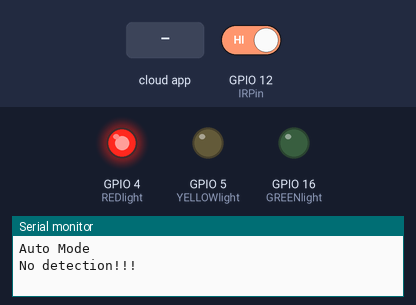
Bench run of a sketch on a simulated ESP8266 (NodeMCU). Shown: output pins drawn as LEDs (lit = HIGH), the last lines printed to the serial monitor. The inputs (shaded band) are chosen by the test bench; at power-on: GPIO 12 (IRPin) HIGH. WiFi joins after 1.5 s; servers stay silent unless stated; network time is answered at once with the bench clock; the local clock reads 2024-03-15 10:24:30 at power-on unless the sketch sets it; the Firebase database answers and starts empty.

Above: at 4.0 s.
4.1 s: GPIO 12 (IRPin) driven LOW
6.6 s: the phone or cloud app sets Mode to 0
At 9.1 s:
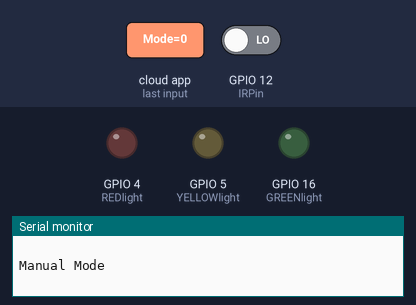
9.6 s: the phone or cloud app sets Mode to 1
At 12.3 s:
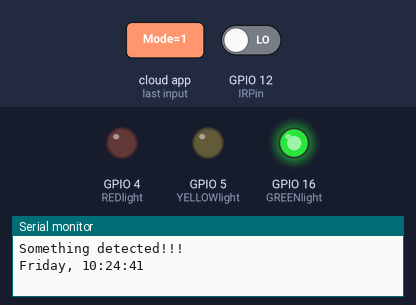
Timing chart, 0 to 13.8 s (numbered marks = the images above; inputs shaded):
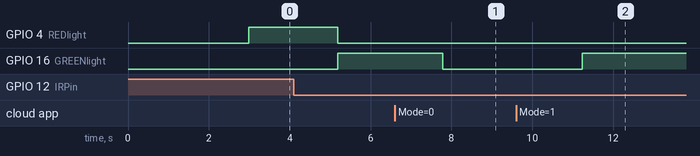

Measured:
- after the input at 6.6 s, GPIO 16 (GREENlight): HIGH → LOW after 1.2 s
- after the input at 9.6 s, GPIO 16 (GREENlight): LOW → HIGH after 1.6 s

The sketch:

SmartTrafficLight.ino
```cpp
#include <ESP8266WiFi.h>
#include <NTPClient.h>
#include <WiFiUdp.h>
#include <FirebaseESP8266.h>
#include <addons/TokenHelper.h>
#include <addons/RTDBHelper.h>

#define WIFI_SSID "AndroidAPE006"
#define WIFI_PASSWORD "1223334444"

#define API_KEY "AIzaSyBNiEt7OEJgUYb7tHEix-C6Awu-ObY-1xY"
#define DATABASE_URL "https://smart-traffic-light-syst-69598-default-rtdb.asia-southeast1.firebasedatabase.app/"
#define USER_EMAIL "sherryqin1999@gmail.com"
#define USER_PASSWORD "zhengwingchun"

int IRPin = 12;
int GREENlight = 16;
int YELLOWlight = 5;
int REDlight = 4;
int IRDETECTED = 0;

unsigned long previousRedMillis = 0;
unsigned long previousYellowMillis = 0;
unsigned long previousGreenMillis = 0;
unsigned long previousDetectMillis = 0;

const long redInterval = 5000;
const long yellowInterval = 2000;
const long greenInterval = 5000;
const long detectInterval = 10000;

const long utcOffsetInSeconds = 28800;
char daysOfTheWeek[7][12] = {"Sunday", "Monday", "Tuesday", "Wednesday", "Thursday", "Friday", "Saturday"};

WiFiUDP ntpUDP;
NTPClient timeClient(ntpUDP, "pool.ntp.org", utcOffsetInSeconds);

int Mode = 1;
int setlight = 0;

FirebaseData fbdo;
FirebaseAuth auth;
FirebaseConfig config;

void setup() {
  Serial.begin(115200);
  pinMode(IRPin, INPUT);
  pinMode(GREENlight, OUTPUT);
  pinMode(YELLOWlight, OUTPUT);
  pinMode(REDlight, OUTPUT);
  WiFiSetup();
  FBSetup();
  delay(1000);
  timeClient.begin();
  FireBaseIntUpdate("/FYP/Mode", 1);
  FireBaseIntUpdate("/FYP/setlight", 0);
}

void loop() {
  timeClient.update();

  Mode = FireBaseGet("/FYP/Mode");
  if (Mode == 0) {
    setlight = FireBaseGet("/FYP/setlight");
    Serial.println("Manual Mode");
    Serial.println(" ");
    if (setlight == 0) {
      digitalWrite(GREENlight, LOW);
      digitalWrite(YELLOWlight, LOW);
      digitalWrite(REDlight, LOW);
    }
    else if (setlight == 1) {
      greenLight();
    }
    else if (setlight == 2) {
      yellowLight();
    }
    else {
      redLight();
    }
    delay(1000);
  }
  else {
    Serial.println("Auto Mode");
    if (IRdetect()) {
      Serial.println("Something detected!!!");
      Serial.print(daysOfTheWeek[timeClient.getDay()]);
      Serial.print(", ");
      Serial.print(timeClient.getHours());
      Serial.print(":");
      Serial.print(timeClient.getMinutes());
      Serial.print(":");
      Serial.println(timeClient.getSeconds());
      Serial.println(" ");
      delay(1000);
      greenLight();
      previousYellowMillis = millis(); //reset
      IRDETECTED = 1;
    }
    else {
      Serial.println("No detection!!!");
      Serial.println(" ");
      if (IRDETECTED) {
        greenLight();
        delay(detectInterval);
        IRDETECTED = 0;
      }
      else {
        if (millis() - previousYellowMillis < yellowInterval) {
          yellowLight();
          previousRedMillis = millis();
        }
        else {
          if (millis() - previousRedMillis < redInterval) {
            redLight();
            previousGreenMillis = millis();
          }
          else {
            if (millis() - previousGreenMillis < greenInterval) {
              greenLight();
            }
            else {
              previousYellowMillis = millis();
            }
          }
        }
      }
    }
  }
}


bool IRdetect() {
  int irDetect;
  irDetect = digitalRead(IRPin);
  if (!irDetect) {
    return true;
  }
  else {
    return false;
  }
}

void redLight() {
  digitalWrite(GREENlight, LOW);
  digitalWrite(YELLOWlight, LOW);
  digitalWrite(REDlight, HIGH);
}

void yellowLight() {
  digitalWrite(GREENlight, LOW);
  digitalWrite(YELLOWlight, HIGH);
  digitalWrite(REDlight, LOW);
}

void greenLight() {
  digitalWrite(GREENlight, HIGH);
  digitalWrite(YELLOWlight, LOW);
  digitalWrite(REDlight, LOW);
}

void WiFiSetup() {
  WiFi.begin(WIFI_SSID, WIFI_PASSWORD);
  Serial.print("Connecting to Wi-Fi");
  while (WiFi.status() != WL_CONNECTED)
  {
    Serial.print(".");
    delay(300);
  }
  Serial.println();
  Serial.print("Connected with IP: ");
  Serial.println(WiFi.localIP());
  Serial.println();
}

void FBSetup() {
  Serial.printf("Firebase Client v%s\n\n", FIREBASE_CLIENT_VERSION);
  config.api_key = API_KEY;
  auth.user.email = USER_EMAIL;
  auth.user.password = USER_PASSWORD;
  config.database_url = DATABASE_URL;
  config.token_status_callback = tokenStatusCallback; // see addons/TokenHelper.h
  Firebase.begin(&config, &auth);
  Firebase.reconnectWiFi(true);
  Firebase.setDoubleDigits(5);
}

void FireBaseIntUpdate(String var, int intsta)
{
  if (Firebase.ready())
  {

    if (Firebase.setInt(fbdo, var, intsta))
    {
//      Serial.println("settings -- FB Int Updated");

    }
    else
    {
      Serial.println("FB Int Failed Update");
    }
  }
}

void FireBaseStringUpdate(String var, String stringdata)
{
  if (Firebase.ready())
  {

    if (Firebase.setString(fbdo, var, stringdata))
    {
//      Serial.println("FB String Updated");
    }
    else
    {
      Serial.println("FB String Failed Update");
    }
  }
}

int FireBaseGet(String chk) {
  if (Firebase.getInt(fbdo, chk))
  {
//    Serial.println("get Successful...");
    return fbdo.intData();
  }
  else
  {
    Serial.println("CO get Failed...");
    return 2;
  }
}
```
